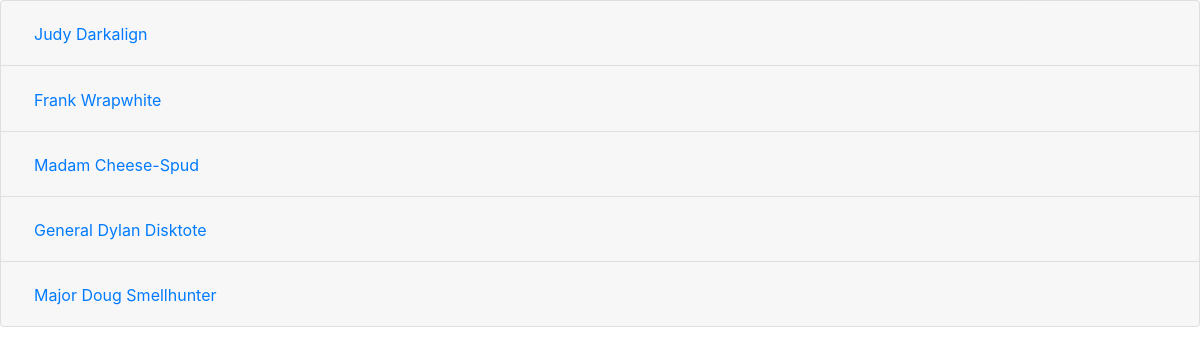
/swimming/groups/1/, run on the app's committed database.
### swimming/models.py (models this page shows)
class Group(models.Model):
    class Level(models.IntegerChoices):
        Pre_swim = 1, _('Pre_swim'),
        begginers = 2, _('begginers'),
        advanced = 3, _('advanced'),
        competative = 4, _('competative')
    class AgeGroup(models.IntegerChoices):
        five_to_seven = 1, _('5-7')
        eight_to_twelve = 2, _('8-12')
        thirteen_to_eighteen = 3, _('13-18')
        above_eighteen = 4, _('18+')
    name = models.CharField(max_length = 200)
    capacity = models.IntegerField(null = True)
    level = models.IntegerField(choices = Level.choices)
    age_group = models.IntegerField(choices = AgeGroup.choices)
    coach = models.ForeignKey(Coach, on_delete = models.PROTECT, related_name = "groups")
    def __str__(self):
        return self.name.title()

### swimming/views.py (the view)
# urls.py: path('groups/<int:coach_id>/', views.show_groups, name = "show_groups"),
def show_groups(request, coach_id):
    groups = get_list_or_404(Group, coach_id=coach_id)
    dataGroups = [(g, len(g.trainees.all())) for g in groups]
    return render(request, "swimming/groups.html", {
        "groups": dataGroups,
    })

### swimming/templates/swimming/groups.html (shortened to what this page needs)
{% load static %}
<!DOCTYPE html>
<html lang="en">
<head>
    <link rel="stylesheet"
          href="{% static "vendor/bootstrap/css/bootstrap.css" %}">
    <link rel="stylesheet" href="{% static 'css/style.css' %}">
</head>
<body>
<div class="accordion" id="accordionExample">
    {% for group in groups %}
        <div class="card">
            <div class="card-header" id="heading{{ group.0.id }}">
                <h2 class="mb-0">
                    <button class="btn btn-link" type="button" data-toggle="collapse" data-target="#collapse{{ group.0.id }}"
                            aria-expanded="true" aria-controls="collapse{{ group.0.id }}">
                        {{ group.0 }}
                    </button>
                </h2>
            </div>
        </div>
    {% endfor %}
</div>
</body>
</html>

### data on the page
Group: name "Judy Darkalign"
Group: name "Frank Wrapwhite"
Group: name "Madam Cheese-Spud"
Group: name "General Dylan Disktote"
Group: name "Major Doug Smellhunter"
